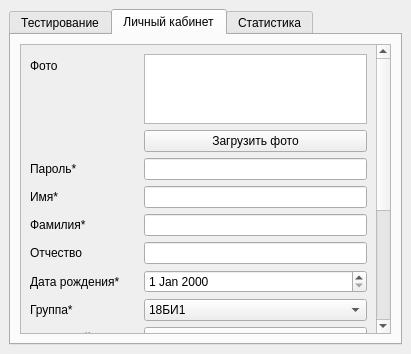
<?xml version="1.0" encoding="UTF-8"?>
<ui version="4.0">
 <class>UserWindow</class>
 <widget class="QMainWindow" name="UserWindow">
  <property name="geometry">
   <rect>
    <x>0</x>
    <y>0</y>
    <width>411</width>
    <height>354</height>
   </rect>
  </property>
  <property name="windowTitle">
   <string>Система тестирования</string>
  </property>
  <widget class="QWidget" name="centralwidget">
   <layout class="QVBoxLayout" name="verticalLayout">
    <item>
     <widget class="QTabWidget" name="tabWidget">
      <property name="currentIndex">
       <number>1</number>
      </property>
      <widget class="QWidget" name="tab">
       <attribute name="title">
        <string>Тестирование</string>
       </attribute>
       <layout class="QFormLayout" name="formLayout">
        <item row="0" column="0">
         <widget class="QLabel" name="label">
          <property name="text">
           <string>Выберите тему</string>
          </property>
          <property name="alignment">
           <set>Qt::AlignCenter</set>
          </property>
         </widget>
        </item>
        <item row="0" column="1">
         <widget class="QComboBox" name="questionThemeComboBox"/>
        </item>
        <item row="1" column="1">
         <widget class="QPushButton" name="themeTestButton">
          <property name="text">
           <string>Пройти тематический тест</string>
          </property>
         </widget>
        </item>
        <item row="5" column="0" colspan="2">
         <widget class="QLabel" name="errorTestLabel">
          <property name="text">
           <string/>
          </property>
         </widget>
        </item>
        <item row="3" column="0" colspan="2">
         <widget class="QPushButton" name="genetalTestButton">
          <property name="text">
           <string>Пройти итоговый тест</string>
          </property>
         </widget>
        </item>
       </layout>
      </widget>
      <widget class="QWidget" name="tab_2">
       <attribute name="title">
        <string>Личный кабинет</string>
       </attribute>
       <layout class="QVBoxLayout" name="verticalLayout_2">
        <item>
         <widget class="QScrollArea" name="scrollArea">
          <property name="widgetResizable">
           <bool>true</bool>
          </property>
          <widget class="QWidget" name="scrollAreaWidgetContents">
           <property name="geometry">
            <rect>
             <x>0</x>
             <y>0</y>
             <width>354</width>
             <height>459</height>
            </rect>
           </property>
           <layout class="QFormLayout" name="formLayout_2">
            <item row="0" column="0">
             <widget class="QLabel" name="label_14">
              <property name="text">
               <string>Фото</string>
              </property>
             </widget>
            </item>
            <item row="0" column="1">
             <widget class="QGraphicsView" name="photoView"/>
            </item>
            <item row="1" column="1">
             <widget class="QPushButton" name="uploadPhotoButton">
              <property name="text">
               <string>Загрузить фото</string>
              </property>
             </widget>
            </item>
            <item row="3" column="0">
             <widget class="QLabel" name="label_7">
              <property name="text">
               <string>Имя*</string>
              </property>
             </widget>
            </item>
            <item row="3" column="1">
             <widget class="QLineEdit" name="nameLine"/>
            </item>
            <item row="4" column="0">
             <widget class="QLabel" name="label_6">
              <property name="text">
               <string>Фамилия*</string>
              </property>
             </widget>
            </item>
            <item row="4" column="1">
             <widget class="QLineEdit" name="surnameLine"/>
            </item>
            <item row="5" column="0">
             <widget class="QLabel" name="label_13">
              <property name="text">
               <string>Отчество</string>
              </property>
             </widget>
            </item>
            <item row="5" column="1">
             <widget class="QLineEdit" name="faternityLine"/>
            </item>
            <item row="6" column="0">
             <widget class="QLabel" name="label_8">
              <property name="text">
               <string>Дата рождения*</string>
              </property>
             </widget>
            </item>
            <item row="6" column="1">
             <widget class="QDateEdit" name="dateOfBirth"/>
            </item>
            <item row="7" column="0">
             <widget class="QLabel" name="label_9">
              <property name="text">
               <string>Группа*</string>
              </property>
             </widget>
            </item>
            <item row="7" column="1">
             <widget class="QComboBox" name="group">
              <item>
               <property name="text">
                <string>18БИ1</string>
               </property>
              </item>
              <item>
               <property name="text">
                <string>18БИ2</string>
               </property>
              </item>
             </widget>
            </item>
            <item row="8" column="0">
             <widget class="QLabel" name="label_10">
              <property name="text">
               <string>Секретный вопрос*</string>
              </property>
             </widget>
            </item>
            <item row="8" column="1">
             <widget class="QComboBox" name="question">
              <item>
               <property name="text">
                <string>Вопрос1</string>
               </property>
              </item>
              <item>
               <property name="text">
                <string>Вопрос2</string>
               </property>
              </item>
              <item>
               <property name="text">
                <string>Вопрос3</string>
               </property>
              </item>
             </widget>
            </item>
            <item row="9" column="0">
             <widget class="QLabel" name="label_11">
              <property name="text">
               <string>Ответ*</string>
              </property>
             </widget>
            </item>
            <item row="9" column="1">
             <widget class="QLineEdit" name="answerLine"/>
            </item>
            <item row="10" column="0">
             <widget class="QLabel" name="label_3">
              <property name="text">
               <string>Эл. почта*</string>
              </property>
             </widget>
            </item>
            <item row="10" column="1">
             <widget class="QLineEdit" name="emailLine"/>
            </item>
            <item row="11" column="0">
             <widget class="QLabel" name="label_12">
              <property name="text">
               <string>Телефон</string>
              </property>
             </widget>
            </item>
            <item row="11" column="1">
             <widget class="QLineEdit" name="phoneLine"/>
            </item>
            <item row="12" column="1">
             <widget class="QPushButton" name="accceptChangesButton">
              <property name="text">
               <string>Подтвердить изменения</string>
              </property>
             </widget>
            </item>
            <item row="15" column="0" colspan="2">
             <widget class="QPushButton" name="deleteUserButton">
              <property name="text">
               <string>Удалить пользователя</string>
              </property>
             </widget>
            </item>
            <item row="16" column="0" colspan="2">
             <widget class="QLabel" name="errorChangesLabel">
              <property name="text">
               <string/>
              </property>
             </widget>
            </item>
            <item row="14" column="0" colspan="2">
             <widget class="QLabel" name="label_2">
              <property name="text">
               <string>После внесения изменений, потребуется перезайти</string>
              </property>
              <property name="alignment">
               <set>Qt::AlignCenter</set>
              </property>
             </widget>
            </item>
            <item row="2" column="0">
             <widget class="QLabel" name="label_4">
              <property name="text">
               <string>Пароль*</string>
              </property>
             </widget>
            </item>
            <item row="2" column="1">
             <widget class="QLineEdit" name="passwordlineEdit"/>
            </item>
           </layout>
          </widget>
         </widget>
        </item>
       </layout>
      </widget>
      <widget class="QWidget" name="tab_3">
       <attribute name="title">
        <string>Статистика</string>
       </attribute>
       <layout class="QVBoxLayout" name="verticalLayout_3">
        <item>
         <widget class="QScrollArea" name="scrollArea_2">
          <property name="widgetResizable">
           <bool>true</bool>
          </property>
          <widget class="QWidget" name="scrollAreaWidgetContents_2">
           <property name="geometry">
            <rect>
             <x>0</x>
             <y>0</y>
             <width>367</width>
             <height>290</height>
            </rect>
           </property>
           <layout class="QHBoxLayout" name="horizontalLayout">
            <item>
             <widget class="QLabel" name="statisticsLabel">
              <property name="text">
               <string/>
              </property>
             </widget>
            </item>
           </layout>
          </widget>
         </widget>
        </item>
       </layout>
      </widget>
     </widget>
    </item>
   </layout>
  </widget>
 </widget>
 <resources/>
 <connections/>
</ui>
